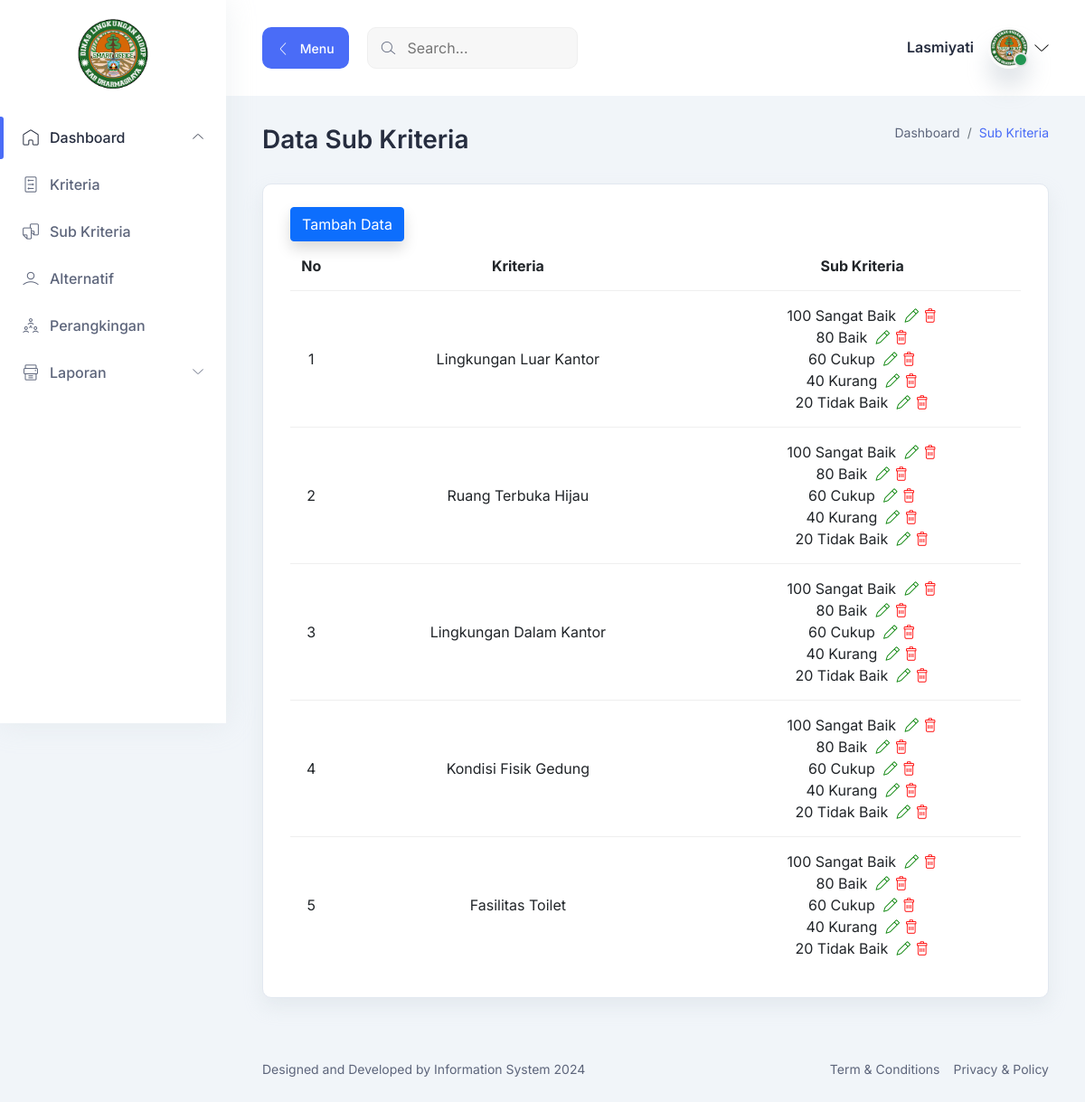
The app's page /index.php?page=views&action=subkriteria (signed in) with its own data.
### tables this page shows
CREATE TABLE `tbl_kriteria` (
  `id_kriteria` int(11) NOT NULL,
  `nama_kriteria` varchar(45) NOT NULL,
  `bobot_kriteria` double NOT NULL
);

CREATE TABLE `tbl_sub_kriteria` (
  `id_sub_kriteria` int(11) NOT NULL,
  `nama_sub_kriteria` varchar(45) NOT NULL,
  `nilai_sub_kriteria` double NOT NULL,
  `id_kriteria` int(11) NOT NULL
);

### views/subkriteria/subkriteria.php (the view)
<section class="table-components">
  <div class="container-fluid">
    <div class="title-wrapper pt-30">
      <div class="row align-items-center">
        <div class="col-md-6">
          <div class="title mb-30">
            <h2>Data Sub Kriteria</h2>
          </div>
        </div>
        <div class="col-md-6">
          <div class="breadcrumb-wrapper mb-30">
            <nav aria-label="breadcrumb">
              <ol class="breadcrumb">
                <li class="breadcrumb-item">
                  <a href="index.php">Dashboard</a>
                </li>
                <li class="breadcrumb-item active" aria-current="page">
                  Sub Kriteria
                </li>
              </ol>
            </nav>
          </div>
        </div>
      </div>
    </div>
    <div class="tables-wrapper">
      <div class="row">
        <div class="col-lg-12">
          <div class="card-style mb-30">
             <a class="btn btn-primary shadow btn-xs sharp mr-1" href="?page=views&action=save_subkriteria">Tambah Data</a>
            <div class="table-wrapper table-responsive">
              <table class="table">
                <thead>
                  <tr>
                     <th class="text-center">No</th>
                    <th class="text-center">Kriteria</th>
                    <th class="text-center">Sub Kriteria</th>
                  </tr>
                </thead>
                <tbody>
                  <tr>
                  <?php
                    $stmt = $db->prepare("SELECT * FROM tbl_kriteria");
                    $stmt->execute();
                    $no =1;
                    while($row = $stmt->fetch()){
                    ?>
                    <tr>
                        <td class="text-center"><?php echo $no++ ?></td>
                        <td class="text-center"><?php echo $row['nama_kriteria'] ?></td>
                        <td class="text-center">
                        <?php
                        $stmt2 = $db->prepare("SELECT * FROM tbl_sub_kriteria where id_kriteria='".$row['id_kriteria']."'");
                        $stmt2->execute();
                        while($row2 = $stmt2->fetch()){
                        ?>
                        <?php echo $row2['nilai_sub_kriteria'] ?>&nbsp;<?php echo $row2['nama_sub_kriteria'] ?>&nbsp;
                            <a href="?page=views&action=update_subkriteria&id=<?php echo $row2['id_sub_kriteria'] ?>&nama=<?php echo $row2['nama_sub_kriteria'] ?>&nilai=<?php echo $row2['nilai_sub_kriteria'] ?>&kriteria=<?php echo $row2['id_kriteria'] ?>" ><span class="lni lni-pencil" style="color: green;"></span></a>
                            <a href="?page=views&action=delete_subkriteria&id=<?php echo $row2['id_sub_kriteria'] ?>"><span class="lni lni-trash-can"  style="color: red;"></span></a><br>
                        <?php
                        }
                        ?>
                        </td>
                    </tr>
                    <?php
                    }
                    ?>
                  </tr>
                </tbody>
              </table>
            </div>
          </div>
        </div>
      </div>
    </div>
  </div>
</section>

### header.php (shortened to what this page needs)
<!DOCTYPE html>
<html lang="en">
  <head>
    <link rel="stylesheet" href="assets/css/bootstrap.min.css" />
    <link rel="stylesheet" href="assets/css/lineicons.css" />
    <link rel="stylesheet" href="assets/css/materialdesignicons.min.css" />
    <link rel="stylesheet" href="assets/css/fullcalendar.css" />
    <link rel="stylesheet" href="assets/css/fullcalendar.css" />
    <link rel="stylesheet" href="assets/css/main.css" />
  </head>
  <body>
    <aside class="sidebar-nav-wrapper">
      <div class="navbar-logo">
        <a href="index.php">
          <img src="assets/images/logo/index.png" alt="logo" style="width: 80px;" />
        </a>
      </div>
      <nav class="sidebar-nav">
        <ul>
          <?php if ($_SESSION['level'] == 'admin_sdm' or $_SESSION['level'] == 'ka_departemen') {
                        ?>
          <li class="nav-item nav-item-has-children">
             <a href="index.php">
               <span class="icon">
                  <i class="lni lni-home"></i>
              </span>
              <span class="text">Dashboard</span>
            </a>
          </li>
          <?php } ?>
          <?php if ($_SESSION['level'] == 'admin_sdm') {
              ?>
          <li class="nav-item">
            <a href="?page=views&action=kriteria">
               <span class="icon">
                  <i class="lni lni-control-panel"></i>
              </span>
              <span class="text">Kriteria</span>
            </a>
          </li>
          <li class="nav-item">
            <a href="?page=views&action=subkriteria">
               <span class="icon">
                  <i class="lni lni-files"></i>
              </span>
              <span class="text">Sub Kriteria</span>
            </a>
          </li>
          <li class="nav-item">
            <a href="?page=views&action=alternatif">
               <span class="icon">
                  <i class="lni lni-user"></i>
              </span>
              <span class="text">Alternatif</span>
            </a>
          </li>
          <li class="nav-item">
            <a href="?page=views&action=perangkingan">
               <span class="icon">
                  <i class="lni lni-network"></i>
              </span>
              <span class="text">Perangkingan</span>
            </a>
          </li>
          <?php } ?>
          <?php if ($_SESSION['level'] == 'admin_sdm' or $_SESSION['level'] == 'ka_departemen') {
                        ?>
          <li class="nav-item nav-item-has-children">
            <a
              href="#0"
              class="collapsed"
              data-bs-toggle="collapse"
              data-bs-target="#ddmenu_2"
              aria-controls="ddmenu_2"
              aria-expanded="false"
              aria-label="Toggle navigation"
            >
               <span class="icon">
                  <i class="lni lni-printer"></i>
              </span>
              <span class="text">Laporan</span>
            </a>
          </li>
           <?php } ?>
        </ul>
      </nav>
    </aside>
    <main class="main-wrapper">
      <header class="header">
        <div class="container-fluid">
          <div class="row">
            <div class="col-lg-5 col-md-5 col-6">
              <div class="header-left d-flex align-items-center">
                <div class="menu-toggle-btn mr-20">
                  <button
                    id="menu-toggle"
                    class="main-btn primary-btn btn-hover"
                  >
                    <i class="lni lni-chevron-left me-2"></i> Menu
                  </button>
                </div>
                <div class="header-search d-none d-md-flex">
                  <form action="#">
                    <input type="text" placeholder="Search..." />
                    <button><i class="lni lni-search-alt"></i></button>
                  </form>
                </div>
              </div>
            </div>
            <div class="col-lg-7 col-md-7 col-6">
              <div class="header-right">
                <div class="profile-box ml-15">
                  <button
                    class="dropdown-toggle bg-transparent border-0"
                    type="button"
                    id="profile"
                    data-bs-toggle="dropdown"
                    aria-expanded="false"
                  >
                    <div class="profile-info">
                      <div class="info">
                        <h6><?= $_SESSION['nama'] ?></h6>
                        <div class="image">
                          <img
                            src="assets/images/logo/index.png"
                            alt=""
                          />
                          <span class="status"></span>
                        </div>
                      </div>
                    </div>
                    <i class="lni lni-chevron-down"></i>
                  </button>
                </div>
              </div>
            </div>
          </div>
        </div>
      </header>

### index.php (shortened to what this page needs)
<?php
include 'config.php';
include 'header.php';
    $page=@$_GET['page'];
    $action = @$_GET['action'];
    if (@$page=="index") {
      include 'home.php';
    }elseif ($page=="") {
      include 'home.php';
    }if ($page=="views") {
    if ($action=="kriteria") {
       include 'views/kriteria/kriteria.php';
    }elseif ($action=="save_kriteria") {
        include 'views/kriteria/save_kriteria.php';
    }elseif ($action=="update_kriteria") {
        include 'views/kriteria/update_kriteria.php';
    }elseif ($action=="delete_kriteria") {
        include 'views/kriteria/delete_kriteria.php';
    }elseif ($action=="subkriteria") {
       include 'views/subkriteria/subkriteria.php';
    }elseif ($action=="save_subkriteria") {
        include 'views/subkriteria/save_subkriteria.php';
    }elseif ($action=="update_subkriteria") {
        include 'views/subkriteria/update_subkriteria.php';
    }elseif ($action=="delete_subkriteria") {
        include 'views/subkriteria/delete_subkriteria.php';
    }elseif ($action=="alternatif") {
       include 'views/alternatif/alternatif.php';
    }elseif ($action=="save_alternatif") {
        include 'views/alternatif/save_alternatif.php';
    }elseif ($action=="update_alternatif") {
        include 'views/alternatif/update_alternatif.php';
    }elseif ($action=="delete_alternatif") {
        include 'views/alternatif/delete_alternatif.php';
      }elseif ($action=="penilaian") {
        include 'views/alternatif/penilaian.php';
    }elseif ($action=="perangkingan") {
       include 'views/perangkingan/perangkingan.php';
    }elseif ($action=="save_perangkingan") {
        include 'views/perangkingan/save_perangkingan.php';
    }elseif ($action=="update_perangkingan") {
        include 'views/perangkingan/update_perangkingan.php';
    }elseif ($action=="delete_perangkingan") {
        include 'views/perangkingan/delete_perangkingan.php';
    }elseif ($action=="execute_perangkingan") {
        include 'views/perangkingan/execute_perangkingan.php';
    }
    }else{
       include '';
    }
?>
      <footer class="footer">
        <div class="container-fluid">
          <div class="row">
            <div class="col-md-6 order-last order-md-first">
              <div class="copyright text-center text-md-start">
                <p class="text-sm">
                  Designed and Developed by
                   Information System <?php echo date('Y');?>
                </p>
              </div>
            </div>
            <div class="col-md-6">
              <div
                class="
                  terms
                  d-flex
                  justify-content-center justify-content-md-end
                "
              >
                <a href="#0" class="text-sm">Term & Conditions</a>
                <a href="#0" class="text-sm ml-15">Privacy & Policy</a>
              </div>
            </div>
          </div>
        </div>
      </footer>
    </main>
  </body>
</html>

### assets/css/fullcalendar.css (style rules this page uses)
:root { --fc-daygrid-event-dot-width: 8px; }
:root { --fc-list-event-dot-width: 10px; --fc-list-event-hover-bg-color: #f5f5f5; }

### records on screen
tbl_kriteria: nama_kriteria "Lingkungan Luar Kantor"
tbl_sub_kriteria: nilai_sub_kriteria "100", nama_sub_kriteria "Sangat Baik"
tbl_sub_kriteria: nilai_sub_kriteria "80", nama_sub_kriteria "Baik"
tbl_sub_kriteria: nilai_sub_kriteria "60", nama_sub_kriteria "Cukup"
tbl_sub_kriteria: nilai_sub_kriteria "40", nama_sub_kriteria "Kurang"
tbl_sub_kriteria: nilai_sub_kriteria "20", nama_sub_kriteria "Tidak Baik"
tbl_kriteria: nama_kriteria "Ruang Terbuka Hijau"
tbl_sub_kriteria: nilai_sub_kriteria "100", nama_sub_kriteria "Sangat Baik"
tbl_sub_kriteria: nilai_sub_kriteria "80", nama_sub_kriteria "Baik"
tbl_sub_kriteria: nilai_sub_kriteria "60", nama_sub_kriteria "Cukup"
tbl_sub_kriteria: nilai_sub_kriteria "40", nama_sub_kriteria "Kurang"
tbl_sub_kriteria: nilai_sub_kriteria "20", nama_sub_kriteria "Tidak Baik"
tbl_kriteria: nama_kriteria "Lingkungan Dalam Kantor"
tbl_sub_kriteria: nilai_sub_kriteria "100", nama_sub_kriteria "Sangat Baik"
tbl_sub_kriteria: nilai_sub_kriteria "80", nama_sub_kriteria "Baik"
tbl_sub_kriteria: nilai_sub_kriteria "60", nama_sub_kriteria "Cukup"
tbl_sub_kriteria: nilai_sub_kriteria "40", nama_sub_kriteria "Kurang"
tbl_sub_kriteria: nilai_sub_kriteria "20", nama_sub_kriteria "Tidak Baik"
tbl_kriteria: nama_kriteria "Kondisi Fisik Gedung"
tbl_sub_kriteria: nilai_sub_kriteria "100", nama_sub_kriteria "Sangat Baik"
tbl_sub_kriteria: nilai_sub_kriteria "80", nama_sub_kriteria "Baik"
tbl_sub_kriteria: nilai_sub_kriteria "60", nama_sub_kriteria "Cukup"
tbl_sub_kriteria: nilai_sub_kriteria "40", nama_sub_kriteria "Kurang"
tbl_sub_kriteria: nilai_sub_kriteria "20", nama_sub_kriteria "Tidak Baik"
tbl_kriteria: nama_kriteria "Fasilitas Toilet"
tbl_sub_kriteria: nilai_sub_kriteria "100", nama_sub_kriteria "Sangat Baik"
tbl_sub_kriteria: nilai_sub_kriteria "80", nama_sub_kriteria "Baik"
tbl_sub_kriteria: nilai_sub_kriteria "60", nama_sub_kriteria "Cukup"
tbl_sub_kriteria: nilai_sub_kriteria "40", nama_sub_kriteria "Kurang"
tbl_sub_kriteria: nilai_sub_kriteria "20", nama_sub_kriteria "Tidak Baik"

### other values on screen
$_SESSION['nama'] "Lasmiyati"
